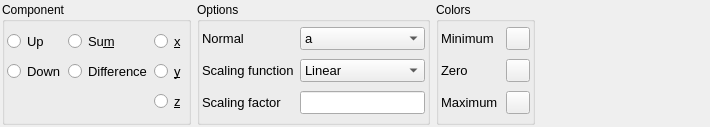
<?xml version="1.0" encoding="UTF-8"?>
<ui version="4.0">
 <class>DensityMode</class>
 <widget class="QWidget" name="DensityMode">
  <property name="geometry">
   <rect>
    <x>0</x>
    <y>0</y>
    <width>710</width>
    <height>127</height>
   </rect>
  </property>
  <property name="windowTitle">
   <string>Density</string>
  </property>
  <layout class="QHBoxLayout" name="horizontalLayout">
   <property name="leftMargin">
    <number>2</number>
   </property>
   <property name="topMargin">
    <number>2</number>
   </property>
   <property name="rightMargin">
    <number>2</number>
   </property>
   <property name="bottomMargin">
    <number>2</number>
   </property>
   <item>
    <widget class="QGroupBox" name="groupBox">
     <property name="title">
      <string>Component</string>
     </property>
     <layout class="QGridLayout" name="gridLayout">
      <property name="leftMargin">
       <number>2</number>
      </property>
      <property name="topMargin">
       <number>2</number>
      </property>
      <property name="rightMargin">
       <number>2</number>
      </property>
      <property name="bottomMargin">
       <number>2</number>
      </property>
      <property name="spacing">
       <number>2</number>
      </property>
      <item row="1" column="1">
       <widget class="QRadioButton" name="diff">
        <property name="font">
         <font>
          <pointsize>10</pointsize>
         </font>
        </property>
        <property name="toolTip">
         <string>Up-Down</string>
        </property>
        <property name="statusTip">
         <string>Up-Down</string>
        </property>
        <property name="whatsThis">
         <string>Up-Down</string>
        </property>
        <property name="text">
         <string>Difference</string>
        </property>
        <attribute name="buttonGroup">
         <string notr="true">dispdenGroup</string>
        </attribute>
       </widget>
      </item>
      <item row="2" column="2">
       <widget class="QRadioButton" name="z">
        <property name="font">
         <font>
          <pointsize>10</pointsize>
         </font>
        </property>
        <property name="toolTip">
         <string>Projection on z</string>
        </property>
        <property name="statusTip">
         <string>Projection on z</string>
        </property>
        <property name="whatsThis">
         <string>Projection on z</string>
        </property>
        <property name="text">
         <string notr="true">&amp;z</string>
        </property>
        <attribute name="buttonGroup">
         <string notr="true">dispdenGroup</string>
        </attribute>
       </widget>
      </item>
      <item row="0" column="2">
       <widget class="QRadioButton" name="x">
        <property name="font">
         <font>
          <pointsize>10</pointsize>
         </font>
        </property>
        <property name="toolTip">
         <string>Projection on x</string>
        </property>
        <property name="statusTip">
         <string>Projection on x</string>
        </property>
        <property name="whatsThis">
         <string>Projection on x</string>
        </property>
        <property name="text">
         <string notr="true">&amp;x</string>
        </property>
        <attribute name="buttonGroup">
         <string notr="true">dispdenGroup</string>
        </attribute>
       </widget>
      </item>
      <item row="1" column="0">
       <widget class="QRadioButton" name="down">
        <property name="font">
         <font>
          <pointsize>10</pointsize>
         </font>
        </property>
        <property name="toolTip">
         <string>Channel down only</string>
        </property>
        <property name="statusTip">
         <string>Channel down only</string>
        </property>
        <property name="whatsThis">
         <string>Channel down only</string>
        </property>
        <property name="text">
         <string>Down</string>
        </property>
        <attribute name="buttonGroup">
         <string notr="true">dispdenGroup</string>
        </attribute>
       </widget>
      </item>
      <item row="0" column="1">
       <widget class="QRadioButton" name="sum">
        <property name="font">
         <font>
          <pointsize>10</pointsize>
         </font>
        </property>
        <property name="toolTip">
         <string>Up+Down</string>
        </property>
        <property name="statusTip">
         <string>Up+Down</string>
        </property>
        <property name="whatsThis">
         <string>Up+Down</string>
        </property>
        <property name="text">
         <string>Su&amp;m</string>
        </property>
        <attribute name="buttonGroup">
         <string notr="true">dispdenGroup</string>
        </attribute>
       </widget>
      </item>
      <item row="1" column="2">
       <widget class="QRadioButton" name="y">
        <property name="font">
         <font>
          <pointsize>10</pointsize>
         </font>
        </property>
        <property name="toolTip">
         <string>Projection on y</string>
        </property>
        <property name="statusTip">
         <string>Projection on y</string>
        </property>
        <property name="whatsThis">
         <string>Projection on y</string>
        </property>
        <property name="text">
         <string notr="true">&amp;y</string>
        </property>
        <attribute name="buttonGroup">
         <string notr="true">dispdenGroup</string>
        </attribute>
       </widget>
      </item>
      <item row="0" column="0">
       <widget class="QRadioButton" name="up">
        <property name="font">
         <font>
          <pointsize>10</pointsize>
         </font>
        </property>
        <property name="toolTip">
         <string>Channel up only</string>
        </property>
        <property name="statusTip">
         <string>Channel up only</string>
        </property>
        <property name="whatsThis">
         <string>Channel up only</string>
        </property>
        <property name="text">
         <string>Up</string>
        </property>
        <attribute name="buttonGroup">
         <string notr="true">dispdenGroup</string>
        </attribute>
       </widget>
      </item>
     </layout>
    </widget>
   </item>
   <item>
    <widget class="QGroupBox" name="groupBox_2">
     <property name="sizePolicy">
      <sizepolicy hsizetype="Fixed" vsizetype="Preferred">
       <horstretch>0</horstretch>
       <verstretch>0</verstretch>
      </sizepolicy>
     </property>
     <property name="title">
      <string>Options</string>
     </property>
     <layout class="QGridLayout" name="gridLayout_2">
      <property name="leftMargin">
       <number>2</number>
      </property>
      <property name="topMargin">
       <number>2</number>
      </property>
      <property name="rightMargin">
       <number>2</number>
      </property>
      <property name="bottomMargin">
       <number>2</number>
      </property>
      <item row="1" column="0">
       <widget class="QLabel" name="scaleFuncLabel">
        <property name="font">
         <font>
          <pointsize>10</pointsize>
         </font>
        </property>
        <property name="text">
         <string>Scaling function</string>
        </property>
       </widget>
      </item>
      <item row="1" column="1">
       <widget class="QComboBox" name="function">
        <property name="font">
         <font>
          <pointsize>10</pointsize>
         </font>
        </property>
        <property name="toolTip">
         <string>Scaling function to apply to values</string>
        </property>
        <property name="statusTip">
         <string>Scaling function to apply to values</string>
        </property>
        <property name="whatsThis">
         <string>Scaling function to apply to values</string>
        </property>
        <property name="sizeAdjustPolicy">
         <enum>QComboBox::AdjustToMinimumContentsLength</enum>
        </property>
        <item>
         <property name="text">
          <string>Linear</string>
         </property>
        </item>
        <item>
         <property name="text">
          <string>Logarithm</string>
         </property>
        </item>
        <item>
         <property name="text">
          <string>Square root</string>
         </property>
        </item>
       </widget>
      </item>
      <item row="0" column="1">
       <widget class="QComboBox" name="normal">
        <property name="font">
         <font>
          <pointsize>10</pointsize>
         </font>
        </property>
        <property name="toolTip">
         <string>Normal of the plan</string>
        </property>
        <property name="statusTip">
         <string>Normal of the plan</string>
        </property>
        <property name="whatsThis">
         <string>Normal of the plan</string>
        </property>
        <property name="sizeAdjustPolicy">
         <enum>QComboBox::AdjustToMinimumContentsLength</enum>
        </property>
        <item>
         <property name="text">
          <string notr="true">a</string>
         </property>
        </item>
        <item>
         <property name="text">
          <string notr="true">b</string>
         </property>
        </item>
        <item>
         <property name="text">
          <string notr="true">c</string>
         </property>
        </item>
       </widget>
      </item>
      <item row="0" column="0">
       <widget class="QLabel" name="normalLabel">
        <property name="font">
         <font>
          <pointsize>10</pointsize>
         </font>
        </property>
        <property name="text">
         <string>Normal</string>
        </property>
       </widget>
      </item>
      <item row="2" column="0">
       <widget class="QLabel" name="scaleFactLabel">
        <property name="font">
         <font>
          <pointsize>10</pointsize>
         </font>
        </property>
        <property name="text">
         <string>Scaling factor</string>
        </property>
       </widget>
      </item>
      <item row="2" column="1">
       <widget class="QLineEdit" name="factor">
        <property name="font">
         <font>
          <pointsize>10</pointsize>
         </font>
        </property>
        <property name="toolTip">
         <string>Scaling factor to apply</string>
        </property>
        <property name="statusTip">
         <string>Scaling factor to apply</string>
        </property>
        <property name="whatsThis">
         <string>Scaling factor to apply</string>
        </property>
       </widget>
      </item>
     </layout>
    </widget>
   </item>
   <item>
    <widget class="QGroupBox" name="groupBox_3">
     <property name="title">
      <string>Colors</string>
     </property>
     <layout class="QGridLayout" name="gridLayout_3">
      <property name="leftMargin">
       <number>2</number>
      </property>
      <property name="topMargin">
       <number>2</number>
      </property>
      <property name="rightMargin">
       <number>2</number>
      </property>
      <property name="bottomMargin">
       <number>2</number>
      </property>
      <item row="1" column="2">
       <widget class="QToolButton" name="colorZero">
        <property name="toolTip">
         <string>Color for zero</string>
        </property>
        <property name="statusTip">
         <string>Color for zero</string>
        </property>
        <property name="whatsThis">
         <string>Color for zero</string>
        </property>
        <property name="text">
         <string notr="true"/>
        </property>
       </widget>
      </item>
      <item row="0" column="0">
       <widget class="QLabel" name="label">
        <property name="font">
         <font>
          <pointsize>10</pointsize>
         </font>
        </property>
        <property name="text">
         <string>Minimum</string>
        </property>
       </widget>
      </item>
      <item row="2" column="2">
       <widget class="QToolButton" name="colorMax">
        <property name="toolTip">
         <string>Color for up (positive) component</string>
        </property>
        <property name="statusTip">
         <string>Color for up (positive) component</string>
        </property>
        <property name="whatsThis">
         <string>Color for up (positive) component</string>
        </property>
        <property name="text">
         <string notr="true"/>
        </property>
       </widget>
      </item>
      <item row="1" column="0" colspan="2">
       <widget class="QLabel" name="label_2">
        <property name="font">
         <font>
          <pointsize>10</pointsize>
         </font>
        </property>
        <property name="text">
         <string>Zero</string>
        </property>
       </widget>
      </item>
      <item row="2" column="0" colspan="2">
       <widget class="QLabel" name="label_3">
        <property name="font">
         <font>
          <pointsize>10</pointsize>
         </font>
        </property>
        <property name="text">
         <string>Maximum</string>
        </property>
       </widget>
      </item>
      <item row="0" column="2">
       <widget class="QToolButton" name="colorMin">
        <property name="toolTip">
         <string>Color for down (negative) component</string>
        </property>
        <property name="statusTip">
         <string>Color for down (negative) component</string>
        </property>
        <property name="whatsThis">
         <string>Color for down (negative) component</string>
        </property>
        <property name="text">
         <string notr="true"/>
        </property>
       </widget>
      </item>
     </layout>
    </widget>
   </item>
   <item>
    <spacer name="horizontalSpacer">
     <property name="orientation">
      <enum>Qt::Horizontal</enum>
     </property>
     <property name="sizeHint" stdset="0">
      <size>
       <width>40</width>
       <height>20</height>
      </size>
     </property>
    </spacer>
   </item>
  </layout>
 </widget>
 <resources/>
 <connections/>
 <buttongroups>
  <buttongroup name="dispdenGroup"/>
 </buttongroups>
</ui>
